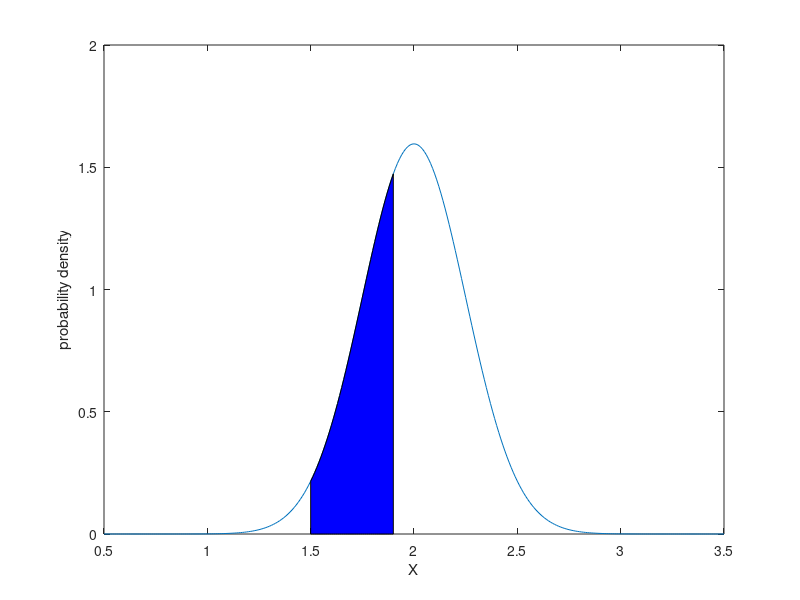

Write MATLAB code to recreate this figure.
mu = 2;
sigma = 0.25;
x1 = [0.5 : 0.01 : 3.5];
x2 = [1.5 : 0.01 : 1.9];
y1 = normpdf(x1, mu, sigma);
y2 = normpdf(x2, mu, sigma);
n = size(x2, 2) 
plot(x1, y1)
    , hold
    , fill([x2, fliplr(x2)], [zeros(1, n), fliplr(y2)], 'b')
    , xlabel('X')
    , ylabel('probability density');
